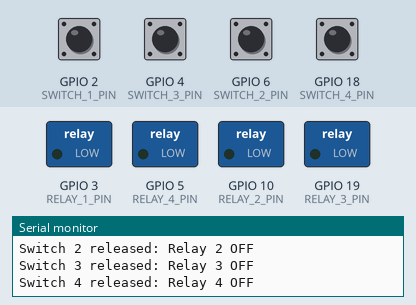
Bench run of a sketch on a simulated ESP32-S3. Shown: switched loads named in the sketch (green lamp = pin HIGH), the last lines printed to the serial monitor. The inputs (shaded band) are chosen by the test bench; at power-on: GPIO 2 (SWITCH_1_PIN), GPIO 4 (SWITCH_3_PIN), GPIO 6 (SWITCH_2_PIN), GPIO 18 (SWITCH_4_PIN) HIGH.

Above: at 1.2 s.
1.3 s: GPIO 2 (SWITCH_1_PIN) pulled LOW for 0.15 s
At 1.9 s:
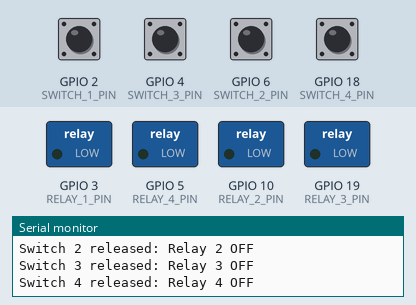
2.9 s: GPIO 4 (SWITCH_3_PIN) pulled LOW for 0.15 s
At 3.7 s:
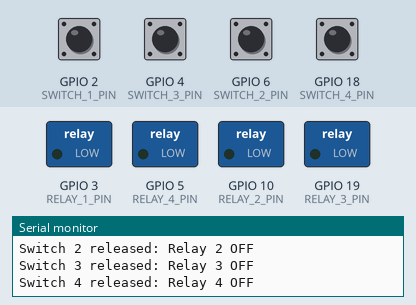
4.5 s: GPIO 6 (SWITCH_2_PIN) pulled LOW for 0.15 s
At 4.65 s:
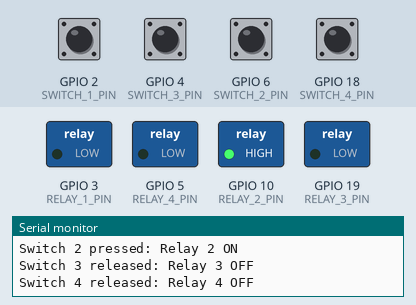
6.2 s: GPIO 18 (SWITCH_4_PIN) pulled LOW for 0.15 s
At 6.33 s:
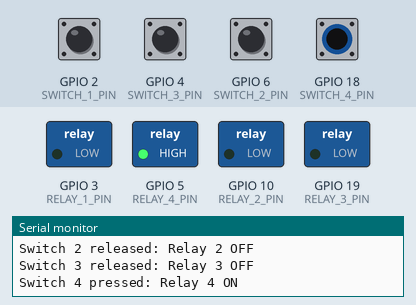
7.9 s: GPIO 2 (SWITCH_1_PIN) driven LOW and GPIO 4 (SWITCH_3_PIN) driven LOW
At 8.3 s:
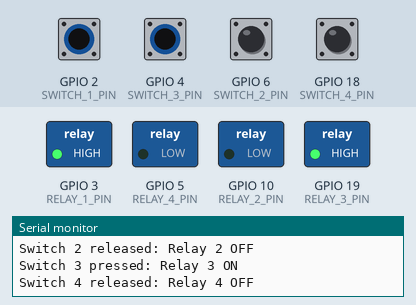
9.4 s: GPIO 6 (SWITCH_2_PIN) pulled LOW for 1 s
At 9.9 s:
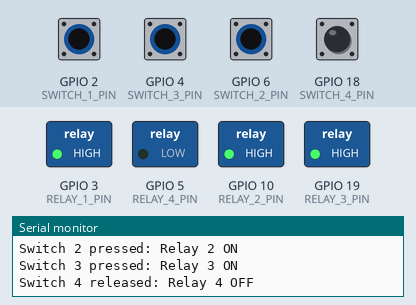
Timing chart, 0 to 12.4 s (numbered marks = the images above; inputs shaded):
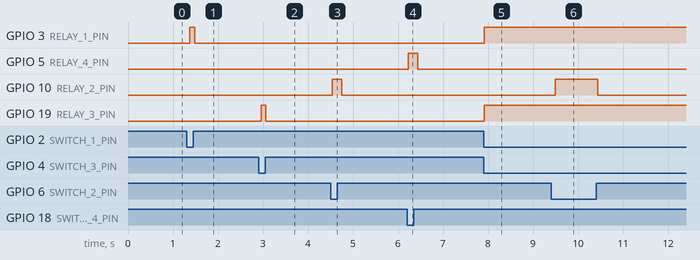

The sketch:

Switch.ino
```cpp
// Define relay pins
#define RELAY_1_PIN 3
#define RELAY_2_PIN 10
#define RELAY_3_PIN 19
#define RELAY_4_PIN 5

// Define switch pins
#define SWITCH_1_PIN 2
#define SWITCH_2_PIN 6
#define SWITCH_3_PIN 4
#define SWITCH_4_PIN 18

void setup() {
  // Initialize Serial for logging
  Serial.begin(115200);
  Serial.println("Testing Manual Switches...");

  // Initialize relay pins
  pinMode(RELAY_1_PIN, OUTPUT);
  pinMode(RELAY_2_PIN, OUTPUT);
  pinMode(RELAY_3_PIN, OUTPUT);
  pinMode(RELAY_4_PIN, OUTPUT);
  digitalWrite(RELAY_1_PIN, LOW);
  digitalWrite(RELAY_2_PIN, LOW);
  digitalWrite(RELAY_3_PIN, LOW);
  digitalWrite(RELAY_4_PIN, LOW);

  // Initialize switch pins
  pinMode(SWITCH_1_PIN, INPUT_PULLUP);
  pinMode(SWITCH_2_PIN, INPUT_PULLUP);
  pinMode(SWITCH_3_PIN, INPUT_PULLUP);
  pinMode(SWITCH_4_PIN, INPUT_PULLUP);
}

void loop() {
  // Read switch states and control relays
  if (digitalRead(SWITCH_1_PIN) == LOW) { // Switch 1 pressed (active low)
    digitalWrite(RELAY_1_PIN, HIGH); // Turn on Relay 1
    Serial.println("Switch 1 pressed: Relay 1 ON");
  } else {
    digitalWrite(RELAY_1_PIN, LOW); // Turn off Relay 1
    Serial.println("Switch 1 released: Relay 1 OFF");
  }

  if (digitalRead(SWITCH_2_PIN) == LOW) { // Switch 2 pressed (active low)
    digitalWrite(RELAY_2_PIN, HIGH); // Turn on Relay 2
    Serial.println("Switch 2 pressed: Relay 2 ON");
  } else {
    digitalWrite(RELAY_2_PIN, LOW); // Turn off Relay 2
    Serial.println("Switch 2 released: Relay 2 OFF");
  }

  if (digitalRead(SWITCH_3_PIN) == LOW) { // Switch 3 pressed (active low)
    digitalWrite(RELAY_3_PIN, HIGH); // Turn on Relay 3
    Serial.println("Switch 3 pressed: Relay 3 ON");
  } else {
    digitalWrite(RELAY_3_PIN, LOW); // Turn off Relay 3
    Serial.println("Switch 3 released: Relay 3 OFF");
  }

  if (digitalRead(SWITCH_4_PIN) == LOW) { // Switch 4 pressed (active low)
    digitalWrite(RELAY_4_PIN, HIGH); // Turn on Relay 4
    Serial.println("Switch 4 pressed: Relay 4 ON");
  } else {
    digitalWrite(RELAY_4_PIN, LOW); // Turn off Relay 4
    Serial.println("Switch 4 released: Relay 4 OFF");
  }

  delay(100); // Small delay for stability
}
```

Measured:
- after the input at 1.3 s, GPIO 3 (RELAY_1_PIN): LOW → HIGH after 0.07 s, → LOW 0.11 s later
- after the input at 2.9 s, GPIO 19 (RELAY_3_PIN): LOW → HIGH after 0.06 s, → LOW 0.11 s later
- after the input at 4.5 s, GPIO 10 (RELAY_2_PIN): LOW → HIGH at once, → LOW 0.21 s later
- after the input at 6.2 s, GPIO 5 (RELAY_4_PIN): LOW → HIGH at once, → LOW 0.21 s later
- after the input at 7.9 s, GPIO 3 (RELAY_1_PIN), GPIO 19 (RELAY_3_PIN): LOW → HIGH at once
- after the input at 9.4 s, GPIO 10 (RELAY_2_PIN): LOW → HIGH after 0.10 s, → LOW 0.95 s later
